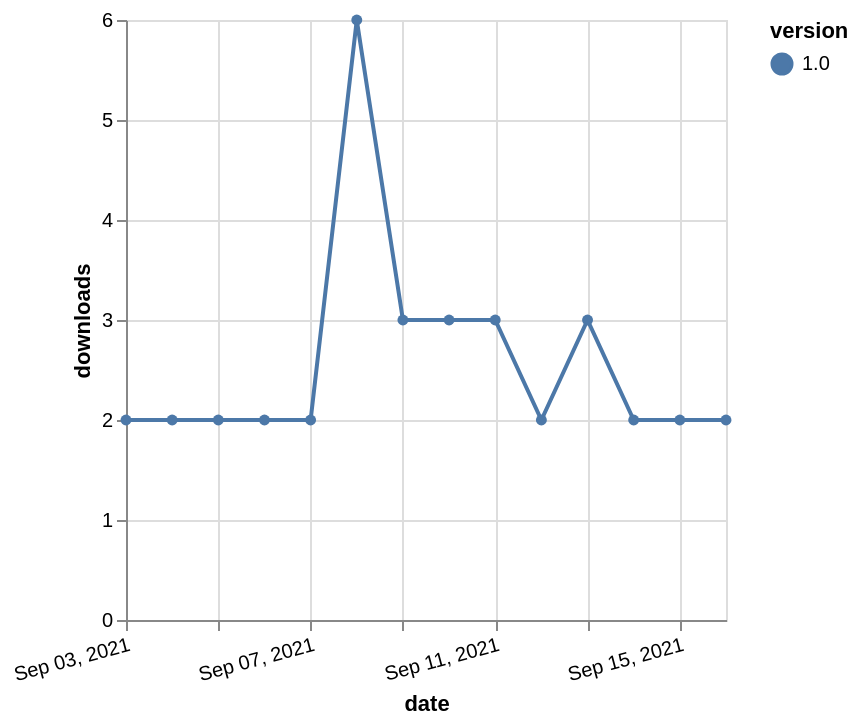

The specification (Vega-Lite) saved for this image:
### Vega-Lite specification from a JSON file in a GitHub repository (floating-point values rounded to 4 significant figures)
{"$schema": "https://vega.github.io/schema/vega-lite/v5.json", "description": "A simple bar chart with embedded data.", "data": {"values": [{"date": "2021-09-03", "total": 2545, "delta": 2, "version": "1.0"}, {"date": "2021-09-04", "total": 2547, "delta": 2, "version": "1.0"}, {"date": "2021-09-05", "total": 2549, "delta": 2, "version": "1.0"}, {"date": "2021-09-06", "total": 2551, "delta": 2, "version": "1.0"}, {"date": "2021-09-07", "total": 2553, "delta": 2, "version": "1.0"}, {"date": "2021-09-08", "total": 2559, "delta": 6, "version": "1.0"}, {"date": "2021-09-09", "total": 2562, "delta": 3, "version": "1.0"}, {"date": "2021-09-10", "total": 2565, "delta": 3, "version": "1.0"}, {"date": "2021-09-11", "total": 2568, "delta": 3, "version": "1.0"}, {"date": "2021-09-12", "total": 2570, "delta": 2, "version": "1.0"}, {"date": "2021-09-13", "total": 2573, "delta": 3, "version": "1.0"}, {"date": "2021-09-14", "total": 2575, "delta": 2, "version": "1.0"}, {"date": "2021-09-15", "total": 2577, "delta": 2, "version": "1.0"}, {"date": "2021-09-16", "total": 2579, "delta": 2, "version": "1.0"}]}, "width": "container", "mark": {"type": "line", "point": {"filled": true}}, "encoding": {"x": {"field": "date", "type": "temporal", "timeUnit": "yearmonthdate", "title": "date", "axis": {"labelAngle": -15}}, "y": {"field": "delta", "type": "quantitative", "title": "downloads"}, "color": {"field": "version", "type": "nominal"}, "tooltip": {"field": "delta"}}}
